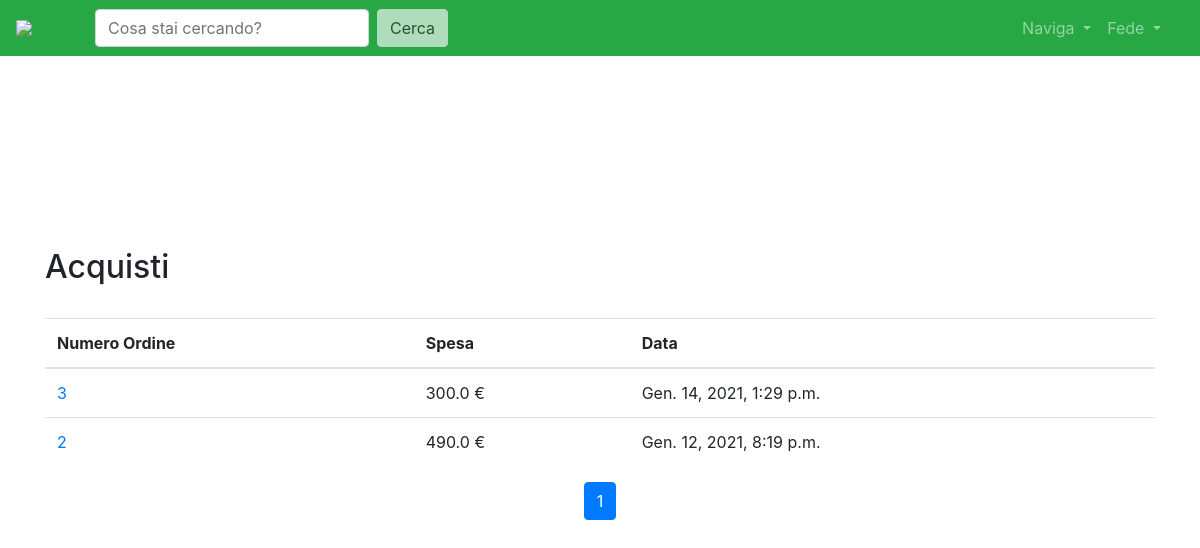
The app's page /user/acquisti (signed in) with its own data.
### core/models.py (models this page shows, shortened)
class Payment(models.Model):
    user = models.ForeignKey(User,on_delete=models.CASCADE)
    amount = models.FloatField()
    timestamp = models.DateTimeField(auto_now_add=True)
    order = models.ForeignKey(Order, on_delete=models.CASCADE)

### core/views.py (the view)
# urls.py: path('user/acquisti', login_required(views.AcquistiView.as_view()), name='acquisti'),
class AcquistiView(View):
    model = User
    template_name = '/core/acquisti.html'
    def get(self, *args, **kwargs):
        user_id = self.request.user.id
        user = User.objects.get(id=user_id)
        acquisti = Payment.objects.filter(user=user).order_by("-pk")
        paginator = Paginator(acquisti, 10)  # Show 10 contacts per page.
        page_number = self.request.GET.get('page')
        page_obj = paginator.get_page(page_number)
        context = {
            'User': user,
            'listacquisti': page_obj,
            'page_obj': page_obj
        }
        return render(self.request, 'core/acquisti.html', context)

### core/templates/core/acquisti.html (shortened to what this page needs)
{% extends 'base.html' %}
{% load static %}
{% block content %}
    <link rel="stylesheet" type="text/css" href="{% static '/css/homepage.css' %}" />
       <div class="mt-5 pt-4">
<h2>Acquisti</h2>
       <br>
</div>
<div>
<table class="table"  id="UserTable">
    <thead>
        <tr>
            <th> Numero Ordine </th>
            <th> Spesa </th>
            <th> Data</th>
        </tr>
    </thead>
    <tbody>
        {% for item in listacquisti %}
        <tr>
            <td><a href="{% url 'order-display' pk=item.order.id %}">{{ item.id }}</a></td>
            <td>{{ item.amount }} € </td>
            <td>{{ item.timestamp }} </td>
        </tr>
        {% endfor %}
    </tbody>
</table>
</div>
            <nav class="d-flex justify-content-center wow fadeIn">
                <ul class="pagination pg-blue">
                    <li class="page-item active">
                        <a class="page-link" href="?page={{ page_obj.number }}">{{ page_obj.number }}
                        </a>
                    </li>
                </ul>
            </nav>
{% endblock content %}

### templates/base.html (shortened to what this page needs)
<!doctype html>
<html lang="it">
<head>
    <link rel="stylesheet" type="text/css" href="https://cdnjs.cloudflare.com/ajax/libs/bootstrap-modal/2.2.6/css/bootstrap-modal.css" />
    <link rel="stylesheet" href="https://pro.fontawesome.com/releases/v5.10.0/css/all.css"/>
    <link rel="stylesheet" href="https://stackpath.bootstrapcdn.com/bootstrap/4.4.1/css/bootstrap.min.css">
    <link rel="stylesheet" type="text/css" href="https://cdn.datatables.net/v/bs4/dt-1.10.21/datatables.min.css" />
</head>
<body>
<nav class="navbar navbar-expand-lg navbar-dark bg-success">
    <a href="/"><img  style="width: 4rem;"  src="https://cdn.discordapp.com/attachments/461535390541807617/748947547728642199/trMpUKW-_400x400.png"></a>
    <div class="collapse navbar-collapse" id="navbarSupportedContent">
        <div class="container">
            <form class="form-inline my-2 my-lg-0" action="{% url 'cerca' %}">
                <input name="q" class="inputCerca form-control mr-sm-2" type="" placeholder="Cosa stai cercando?" aria-label="Search">
                <button class="cerca btn btn-light my-2 my-sm-0" type="submit">Cerca</button>
            </form>
            <ul class="navbar-nav ml-auto">
                <li class="nav-item dropdown">
                    <a class="nav-link dropdown-toggle" href="#" id="navbarDropdown" role="button" data-toggle="dropdown" aria-haspopup="true" aria-expanded="false">
                        Naviga
                    </a>
                </li>
                {% if request.user.is_authenticated %}
                    <li class="nav-item dropdown">
                        <a class="nav-link dropdown-toggle" href="#" id="navbarDropdown" role="button" data-toggle="dropdown" aria-haspopup="true" aria-expanded="false">
                            {{ request.user.username }}
                        </a>
                    </li>
                {% endif %}
            </ul>
        </div>
    </div>
</nav>
<div class="mt-5 pt-4">
</div>
<div class="container">
    <br>
    <br>
    {% block content %}
    {% endblock content %}
</div>
</body>
</html>

### static/css/homepage.css (style rules this page uses)
*,::after,::before { box-sizing:border-box; }
ul { margin-top:0;margin-bottom:1rem; }
a { color:#007bff;text-decoration:none;background-color:transparent; }
img { vertical-align:middle;border-style:none; }
div,span,h3,p,a,img,i,ul,li { margin:0;padding:0;border:0;font-size:100%;font:inherit;vertical-align:baseline; }
ul { list-style:none; }
* { margin:0;padding:0; }
img { float:left; }
img { max-width:100%; }

### records on screen
Payment: id "3", amount "300.0", timestamp "Gen. 14, 2021, 1:29 p.m."
Payment: id "2", amount "490.0", timestamp "Gen. 12, 2021, 8:19 p.m."

### other values on screen
{{ request.user.username }} "Fede"
{{ page_obj.number }} "1"
